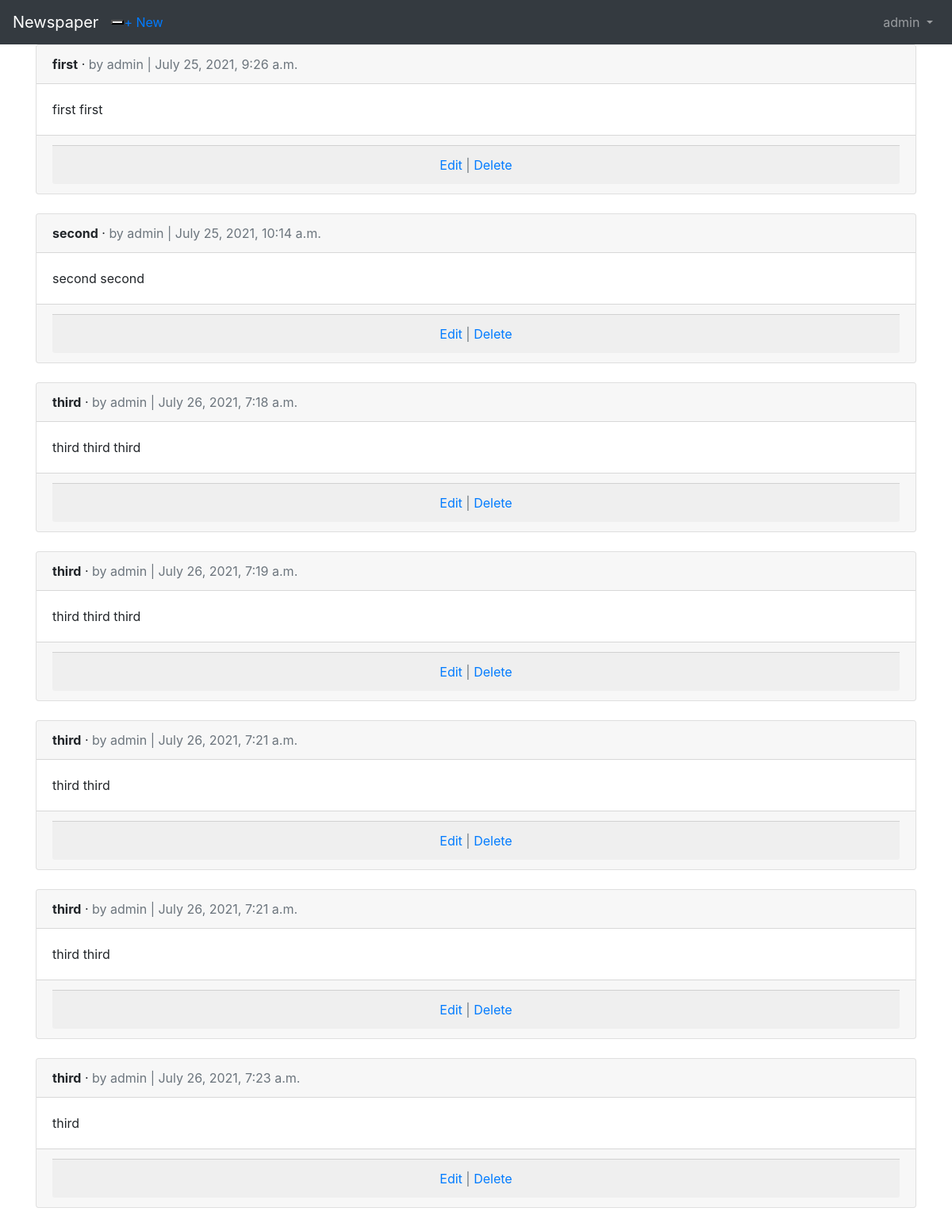
/articles/ (signed in), run on the app's committed database.
### accounts/models.py (models this page shows)
class CustomUser(AbstractUser):
    age = models.PositiveIntegerField(null=True, blank=True)

### articles/models.py (models this page shows)
class Article(models.Model):
    title = models.CharField(max_length=255)
    body = models.TextField()
    date = models.DateTimeField(auto_now_add=True)
    author = models.ForeignKey(
        get_user_model(),
        on_delete=models.CASCADE,
    )

### articles/views.py (the view)
# urls.py: path('', ArticleListView.as_view(), name='article_list'),
class ArticleListView(LoginRequiredMixin, ListView):
    model = Article
    template_name = 'article_list.html'

### templates/article_list.html (shortened to what this page needs)
{% extends 'base.html' %}
{% block content %}
    {% for article in object_list %}
        <div class="card">
            <div class="card-header">
                <span class="font-weight-bold">{{ article.title }}</span> &middot;
                <span class="text-muted">by {{ article.author }} |
                {{ article.date }}</span>
            </div>
            <div class="card-body">
            {{ article.body }}
            </div>
            <div class="card-footer text-center text-muted">
                <div class="card-footer text-center text-muted">
                    <a href="{% url 'article_edit' article.pk %}">Edit</a> |
                    <a href="{% url 'article_delete' article.pk %}">Delete</a>
                </div>
            </div>
        </div>
        <br />
    {% endfor %}
{% endblock content %}

### templates/base.html (shortened to what this page needs)
<!DOCTYPE html>
<html>
    <head>
    <link rel="stylesheet" href="https://cdn.jsdelivr.net/npm/bootstrap@4.5.3/dist/css/bootstrap.min.css">
    </head>
    <body>
        <nav class="navbar navbar-expand-lg navbar-dark bg-dark">
            <a class="navbar-brand" href="{% url 'home' %}">Newspaper</a>
            <button class="navbar-toggle" type="button" data-toggle="collapse"
                    data-target="#navbarSupportedContent"
                    aria-controls="navbarSupportedContent" aria-expanded="false"
                    aria-label="Toggle navigation">
            </button>
                <div class="collapse navbar-collapse" id="navbarSupportedContent">
                    {% if user.is_authenticated %}
                        <ul class="navbar-nav mr-auto">
                            <li class="nav-item">
                                <a href="{% url 'article_new' %}">+ New</a>
                            </li>
                        </ul>
                    <ul class="navbar-nav ml-auto">
                        <li class="nav-item">
                            <a class="nav-link dropdown-toggle" href="#"
                            id="navbarDropdown" role="button" data-toggle="dropdown"
                            aria-haspopup="true" aria-expanded="false">
                            {{ user.username }}
                            </a>
                        </li>
                    </ul>
                    {% else %}
                        <form class="form-inline ml-auto">
                        <a href="{% url 'login' %}" class="btn btn-outline-secondary">Log In</a>
                        <a href="{% url 'signup' %}" class="btn btn-primary ml-2">Sign up</a>
                        </form>
                    {% endif %}
                </div>
        </nav>
        <main>
            <div class="container">
            {% block content %}
            {% endblock content %}
            </div>
        </main>
    </body>
</html>

### data on the page
CustomUser: username "admin"
Article: title "first", author "admin", date "July 25, 2021, 9:26 a.m.", body "first first"
Article: title "second", author "admin", date "July 25, 2021, 10:14 a.m.", body "second second"
Article: title "third", author "admin", date "July 26, 2021, 7:18 a.m.", body "third third third"
Article: title "third", author "admin", date "July 26, 2021, 7:19 a.m.", body "third third third"
Article: title "third", author "admin", date "July 26, 2021, 7:21 a.m.", body "third third"
Article: title "third", author "admin", date "July 26, 2021, 7:21 a.m.", body "third third"
Article: title "third", author "admin", date "July 26, 2021, 7:23 a.m.", body "third"
